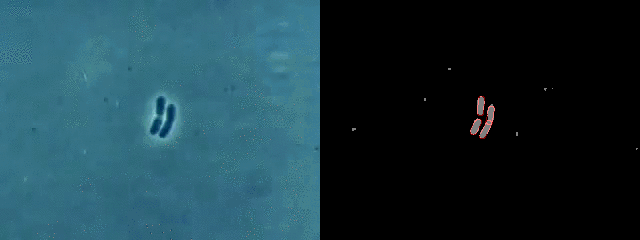
#> input picture bacteria-animation.gif, 640 x 240 px
$ python cell_count.py
#> lines starting #> are read from the running program, lines starting #| are printed output that depends on the picture; after the words box and inside, x2 and y2 are one past the last pixel; in counts of white or black regions, pixels touching at a corner belong together
#!/usr/bin/env python3
"""Automatically count bacteria in the microscopy half of an animated GIF.

The implementation intentionally uses a small, explainable classical computer
vision pipeline and does not inspect the tracking visualization on the right.
"""

from __future__ import annotations

import argparse
import os
import tempfile
from dataclasses import dataclass
from pathlib import Path
from typing import Iterable

os.environ.setdefault(
    "MPLCONFIGDIR", str(Path(tempfile.gettempdir()) / "cell_tracking_matplotlib")
)
import matplotlib

matplotlib.use("Agg")
import matplotlib.pyplot as plt
import numpy as np
from PIL import Image, ImageDraw, ImageFilter, ImageSequence


@dataclass(frozen=True)
class Config:
    """All tunable image-processing parameters in one place."""

    denoise_radius: float = 1.0
    background_radius: float = 10.0
    minimum_contrast_threshold: int = 12
    opening_size: int = 3
    minimum_component_area: int = 20
    maximum_component_area: int = 500
    connectivity: int = 8


@dataclass
class FrameResult:
    crop: np.ndarray
    grayscale: np.ndarray
    denoised: np.ndarray
    contrast: np.ndarray
    mask: np.ndarray
    labels: np.ndarray
    components: list[dict[str, object]]
    threshold: int

    @property
    def count(self) -> int:
        return len(self.components)


def load_gif(path: Path) -> tuple[list[np.ndarray], tuple[int, int]]:
    """Load every GIF frame as RGB and verify the animation is consistent."""
    with Image.open(path) as image:
        if image.format != "GIF" or not getattr(image, "is_animated", False):
            raise ValueError(f"{path} is not an animated GIF")
        original_size = image.size
        expected_shape = (image.height, image.width, 3)
        frames = [
            np.asarray(frame.convert("RGB"), dtype=np.uint8)
            for frame in ImageSequence.Iterator(image)
        ]
        declared_frames = image.n_frames

    if len(frames) != declared_frames:
        raise RuntimeError("Pillow returned a different number of frames than GIF metadata")
    if any(frame.shape != expected_shape for frame in frames):
        raise ValueError("GIF frames do not all have the same dimensions")
    return frames, original_size


def crop_left_half(frame: np.ndarray) -> np.ndarray:
    """Return only the real microscopy image (never the right visualization)."""
    return frame[:, : frame.shape[1] // 2].copy()


def _as_gray(rgb: np.ndarray) -> np.ndarray:
    return np.asarray(Image.fromarray(rgb).convert("L"), dtype=np.uint8)


def preprocess_frame(crop: np.ndarray, config: Config) -> tuple[np.ndarray, ...]:
    """Denoise and remove slow illumination changes using local dark contrast.

    Bacteria are dark rods with bright halos. A broad Gaussian estimates the
    local background; subtracting a lightly smoothed image highlights dark rods
    while suppressing uneven illumination and most GIF compression texture.
    """
    grayscale = _as_gray(crop)
    gray_image = Image.fromarray(grayscale)
    denoised = np.asarray(
        gray_image.filter(ImageFilter.GaussianBlur(config.denoise_radius)),
        dtype=np.float32,
    )
    background = np.asarray(
        gray_image.filter(ImageFilter.GaussianBlur(config.background_radius)),
        dtype=np.float32,
    )
    contrast = np.clip(background - denoised, 0, 255).astype(np.uint8)
    return grayscale, denoised.astype(np.uint8), contrast


def otsu_threshold(image: np.ndarray) -> int:
    """Compute Otsu's global threshold for an 8-bit single-channel image."""
    histogram = np.bincount(image.ravel(), minlength=256).astype(np.float64)
    probabilities = histogram / histogram.sum()
    weights = np.cumsum(probabilities)
    means = np.cumsum(probabilities * np.arange(256))
    total_mean = means[-1]
    denominator = weights * (1.0 - weights)
    score = (total_mean * weights - means) ** 2 / np.maximum(denominator, 1e-12)
    score[(weights <= 0) | (weights >= 1)] = -1
    return int(np.argmax(score))


def _binary_morphology(mask: np.ndarray, operation: str, size: int) -> np.ndarray:
    if size < 1 or size % 2 == 0:
        raise ValueError("Morphology size must be a positive odd integer")
    if operation not in {"erode", "dilate"}:
        raise ValueError(f"Unknown morphology operation: {operation}")
    padding = size // 2
    padded = np.pad(mask, padding, mode="constant", constant_values=False)
    windows = np.lib.stride_tricks.sliding_window_view(padded, (size, size))
    if operation == "erode":
        return windows.all(axis=(-2, -1))
    return windows.any(axis=(-2, -1))


def segment_bacteria(contrast: np.ndarray, config: Config) -> tuple[np.ndarray, int]:
    """Threshold local dark contrast and remove isolated pixel-scale noise."""
    threshold = max(otsu_threshold(contrast), config.minimum_contrast_threshold)
    raw_mask = contrast >= threshold
    eroded = _binary_morphology(raw_mask, "erode", config.opening_size)
    opened = _binary_morphology(eroded, "dilate", config.opening_size)
    return opened, threshold


def connected_components(mask: np.ndarray, connectivity: int = 8) -> list[dict[str, object]]:
    """Find binary connected components without an external CV dependency."""
    if connectivity not in {4, 8}:
        raise ValueError("Connectivity must be 4 or 8")
    height, width = mask.shape
    visited = np.zeros_like(mask, dtype=bool)
    if connectivity == 8:
        neighbors = [
            (dy, dx)
            for dy in (-1, 0, 1)
            for dx in (-1, 0, 1)
            if (dy, dx) != (0, 0)
        ]
    else:
        neighbors = [(-1, 0), (1, 0), (0, -1), (0, 1)]

    components: list[dict[str, object]] = []
    for start_y, start_x in zip(*np.nonzero(mask)):
        if visited[start_y, start_x]:
            continue
        stack = [(int(start_y), int(start_x))]
        visited[start_y, start_x] = True
        pixels: list[tuple[int, int]] = []
        while stack:
            y, x = stack.pop()
            pixels.append((y, x))
            for dy, dx in neighbors:
                next_y, next_x = y + dy, x + dx
                if (
                    0 <= next_y < height
                    and 0 <= next_x < width
                    and mask[next_y, next_x]
                    and not visited[next_y, next_x]
                ):
                    visited[next_y, next_x] = True
                    stack.append((next_y, next_x))

        ys = np.fromiter((pixel[0] for pixel in pixels), dtype=np.int32)
        xs = np.fromiter((pixel[1] for pixel in pixels), dtype=np.int32)
        components.append(
            {
                "area": len(pixels),
                "bbox": (int(xs.min()), int(ys.min()), int(xs.max()), int(ys.max())),
                "pixels": pixels,
            }
        )
    return components


def count_components(
    mask: np.ndarray, config: Config
) -> tuple[np.ndarray, list[dict[str, object]]]:
    """Area-filter components and return a labeled image plus retained objects."""
    all_components = connected_components(mask, config.connectivity)
    retained = [
        component
        for component in all_components
        if config.minimum_component_area
        <= int(component["area"])
        <= config.maximum_component_area
    ]
    labels = np.zeros(mask.shape, dtype=np.int32)
    for label, component in enumerate(retained, start=1):
        for y, x in component["pixels"]:  # type: ignore[union-attr]
            labels[y, x] = label
    return labels, retained


def process_frame(frame: np.ndarray, config: Config) -> FrameResult:
    crop = crop_left_half(frame)
    grayscale, denoised, contrast = preprocess_frame(crop, config)
    mask, threshold = segment_bacteria(contrast, config)
    labels, components = count_components(mask, config)
    return FrameResult(
        crop=crop,
        grayscale=grayscale,
        denoised=denoised,
        contrast=contrast,
        mask=mask,
        labels=labels,
        components=components,
        threshold=threshold,
    )


def process_all_frames(frames: Iterable[np.ndarray], config: Config) -> list[FrameResult]:
    return [process_frame(frame, config) for frame in frames]


def save_counts(counts: list[int], path: Path) -> None:
    """Write exactly one base-10 integer per frame."""
    path.write_text("\n".join(str(count) for count in counts) + "\n", encoding="ascii")


def visualize_detection(result: FrameResult) -> np.ndarray:
    overlay = Image.fromarray(result.crop.copy())
    draw = ImageDraw.Draw(overlay)
    for component in result.components:
        x0, y0, x1, y1 = component["bbox"]  # type: ignore[misc]
        draw.rectangle((x0, y0, x1, y1), outline=(255, 55, 55), width=1)
    draw.rectangle((3, 3, 91, 21), fill=(0, 0, 0))
    draw.text((7, 6), f"count = {result.count}", fill=(255, 255, 0))
    return np.asarray(overlay)


def save_sample_figures(
    results: list[FrameResult], output_dir: Path, sample_indices: dict[str, int]
) -> None:
    for name, index in sample_indices.items():
        result = results[index]
        Image.fromarray(result.crop).save(output_dir / f"frame_{name}.png")

        fig, axes = plt.subplots(1, 4, figsize=(14, 3.4))
        panels = [
            (result.crop, "Microscopy crop", None),
            (result.grayscale, "Grayscale", "gray"),
            (result.mask, f"Binary mask (t={result.threshold})", "gray"),
            (visualize_detection(result), f"Components: {result.count}", None),
        ]
        for axis, (image, title, cmap) in zip(axes, panels):
            axis.imshow(image, cmap=cmap)
            axis.set_title(title)
            axis.axis("off")
        fig.suptitle(f"Frame {index} (zero-based)")
        fig.tight_layout()
        fig.savefig(output_dir / f"frame_{name}_pipeline.png", dpi=180)
        plt.close(fig)


def plot_count_curve(counts: list[int], output_path: Path) -> None:
    frame_numbers = np.arange(len(counts))
    fig, axis = plt.subplots(figsize=(8, 4.5))
    axis.plot(frame_numbers, counts, marker="o", markersize=3, linewidth=1.5)
    axis.set(xlabel="Frame index (zero-based)", ylabel="Estimated bacteria count")
    axis.set_title("Estimated bacteria count over time")
    axis.grid(alpha=0.3)
    fig.tight_layout()
    fig.savefig(output_path, dpi=180)
    plt.close(fig)


def save_anomaly_figure(
    results: list[FrameResult], counts: list[int], output_path: Path, number: int = 5
) -> list[tuple[int, int]]:
    differences = np.diff(counts)
    ranked = sorted(
        ((index + 1, int(change)) for index, change in enumerate(differences)),
        key=lambda item: (-abs(item[1]), item[0]),
    )[: min(number, len(differences))]
    fig, axes = plt.subplots(1, len(ranked), figsize=(3.2 * len(ranked), 3.1))
    axes = np.atleast_1d(axes)
    for axis, (index, change) in zip(axes, ranked):
        axis.imshow(visualize_detection(results[index]))
        axis.set_title(f"frame {index}\nchange {change:+d}")
        axis.axis("off")
    fig.suptitle("Largest adjacent-frame count changes")
    fig.tight_layout()
    fig.savefig(output_path, dpi=180)
    plt.close(fig)
    return ranked


def validate_counts(path: Path, expected_frames: int) -> list[int]:
    text = path.read_text(encoding="ascii")
    lines = text.splitlines()
    if len(lines) != expected_frames:
        raise AssertionError(f"Expected {expected_frames} lines, found {len(lines)}")
    if any(not line.isdigit() for line in lines):
        raise AssertionError("counts.txt contains a blank or non-integer line")
    return [int(line) for line in lines]


def parse_args() -> argparse.Namespace:
    parser = argparse.ArgumentParser(description=__doc__)
    parser.add_argument("--input", type=Path, default=Path("bacteria-animation.gif"))
    parser.add_argument("--output", type=Path, default=Path("counts.txt"))
    parser.add_argument("--figures", type=Path, default=Path("figures"))
    return parser.parse_args()


def main() -> None:
    args = parse_args()
    config = Config()
    frames, original_size = load_gif(args.input)
#> in load_gif, image is the input picture: PIL image 640x240 P; mean R, G, B 27.6, 57.3, 66.8
#> in load_gif, `frames = [ np.asarray(frame.convert("RGB"), dtype=np.uint8) for frame ..`: frames = 40 items
#> in load_gif, `frames = [ np.asarray(frame.convert("RGB"), dtype=np.uint8) for frame ..`:
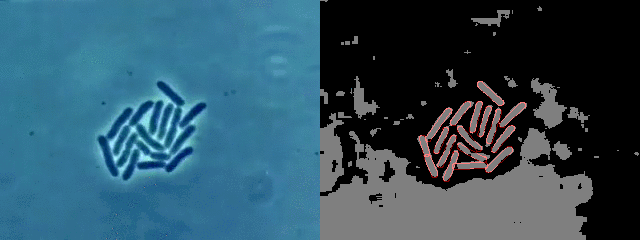
#> image: PIL image 640x240 RGB; mean R, G, B 49, 81.5, 97.5
#> in load_gif, `declared_frames = image.n_frames`: declared_frames = 40
#> frames = 40 items; original_size = (640, 240)
    print(f"number of frames: {len(frames)}")
#| number of frames: 40
    print(f"frame size: {original_size}")
#| frame size: (640, 240)
    print(f"array shape: {frames[0].shape}")
#| array shape: (240, 640, 3)
    print(f"all frame shapes consistent: {all(f.shape == frames[0].shape for f in frames)}")
#| all frame shapes consistent: True

    results = process_all_frames(frames, config)
#> in _as_gray, `return np.asarray(Image.fromarray(rgb).convert("L"), dtype=np.uint8)`:
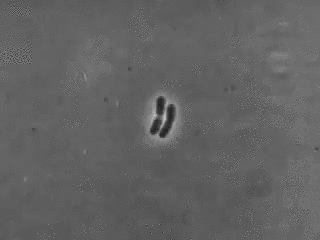
#> returned value: shape (240, 320); min 29, max 194, mean 98
#> in preprocess_frame, `contrast = np.clip(background - denoised, 0, 255).astype(np.uint8)`:
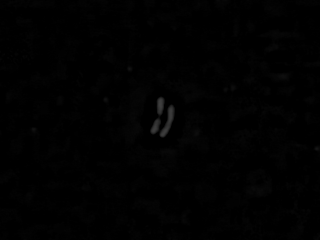
#> contrast: shape (240, 320); min 0, max 63, mean 1.3
#> in otsu_threshold, `histogram = np.bincount(image.ravel(), minlength=256).astype(np.float64)`: histogram = 256 values, max 40234 at index 0, min 0 at index 64, mean 300
#> in otsu_threshold, `probabilities = histogram / histogram.sum()`: probabilities = 256 values, max 0.524 at index 0, min 0 at index 64, mean 0.00391
#> in otsu_threshold, `weights = np.cumsum(probabilities)`: weights = 256 values from 0.524 to 1
#> in otsu_threshold, `means = np.cumsum(probabilities * np.arange(256))`: means = 256 values from 0 to 1.25
#> in otsu_threshold, `total_mean = means[-1]`: total_mean = 1.25
#> in otsu_threshold, `denominator = weights * (1.0 - weights)`: denominator = 256 values, max 0.249 at index 0, min 4.44e-16 at index 63, mean 0.00357
#> in otsu_threshold, `score = (total_mean * weights - means) ** 2 / np.maximum(denominator, ..`: score = 256 values, max 9.33 at index 22, min 4.44e-19 at index 63, mean 1.64
#> in segment_bacteria, `threshold = max(otsu_threshold(contrast), config.minimum_contrast_thre..`: threshold = 22
#> in segment_bacteria, `raw_mask = contrast >= threshold`:
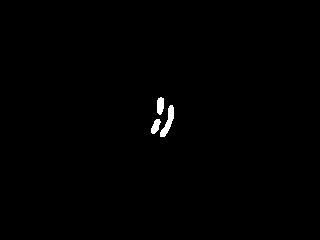
#> raw_mask: shape (240, 320) bool; 0.51% white; 3 white regions, box (x1, y1, x2, y2) and area: (160, 105, 174, 137) 191, (157, 97, 164, 115) 106, (151, 119, 161, 134) 93
#> in _binary_morphology, `padded = np.pad(mask, padding, mode="constant", constant_values=False)`: padded: shape (242, 322) bool; 0.5% white; 3 white regions, box (x1, y1, x2, y2) and area: (161, 106, 175, 138) 191, (158, 98, 165, 116) 106, (152, 120, 162, 135) 93
#> in _binary_morphology, `return windows.all(axis=(-2, -1))`:
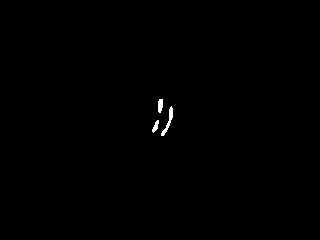
#> returned value: shape (240, 320) bool; 0.27% white; 3 white regions, box (x1, y1, x2, y2) and area: (161, 106, 173, 136) 103, (158, 99, 163, 113) 60, (152, 120, 159, 133) 47
#> in _binary_morphology (call 2), `padded = np.pad(mask, padding, mode="constant", constant_values=False)`: padded: shape (242, 322) bool; 0.27% white; 3 white regions, box (x1, y1, x2, y2) and area: (162, 107, 174, 137) 103, (159, 100, 164, 114) 60, (153, 121, 160, 134) 47
#> in _binary_morphology (call 2), `return windows.any(axis=(-2, -1))`: returned value: shape (240, 320) bool; 0.5% white; 3 white regions, box (x1, y1, x2, y2) and area: (160, 105, 174, 137) 191, (157, 98, 164, 114) 102, (151, 119, 160, 134) 91
#> the loop in connected_components, `for start_y, start_x in zip(*np.nonzero(mask)):` made 384 passes
#> (start_y, start_x) on passes 1 to 3: (98, 158), (98, 159), (98, 160)
#> after the loop in connected_components, `for start_y, start_x in zip(*np.nonzero(mask)):`: components = 3 items
#> the loop in count_components, `for label, component in enumerate(retained, start=1):` made 3 passes
#> after the loop in count_components, `for label, component in enumerate(retained, start=1):`: labels: shape (240, 320) int32; 4 distinct labels, from 0 to 3
#> in segment_bacteria (call 2), `raw_mask = contrast >= threshold`: raw_mask: shape (240, 320) bool; 0.52% white; 5 white regions (2 under 20 px), largest, box (x1, y1, x2, y2) and area: (160, 103, 175, 137) 203, (158, 97, 165, 115) 101, (151, 119, 161, 134) 93
#> in _binary_morphology (call 3), `padded = np.pad(mask, padding, mode="constant", constant_values=False)`: padded: shape (242, 322) bool; 0.52% white; 5 white regions (2 under 20 px), largest, box (x1, y1, x2, y2) and area: (161, 104, 176, 138) 203, (159, 98, 166, 116) 101, (152, 120, 162, 135) 93
#> in _binary_morphology (call 3), `return windows.all(axis=(-2, -1))`: returned value: shape (240, 320) bool; 0.28% white; 3 white regions, box (x1, y1, x2, y2) and area: (161, 105, 174, 136) 110, (159, 98, 164, 113) 56, (152, 120, 160, 133) 47
#> in _binary_morphology (call 4), `padded = np.pad(mask, padding, mode="constant", constant_values=False)`: padded: shape (242, 322) bool; 0.27% white; 3 white regions, box (x1, y1, x2, y2) and area: (162, 106, 175, 137) 110, (160, 99, 165, 114) 56, (153, 121, 161, 134) 47
#> in _binary_morphology (call 4), `return windows.any(axis=(-2, -1))`: returned value: shape (240, 320) bool; 0.51% white; 3 white regions, box (x1, y1, x2, y2) and area: (160, 104, 175, 137) 202, (158, 97, 165, 114) 100, (151, 119, 161, 134) 93
#> the loop in connected_components (call 2), `for start_y, start_x in zip(*np.nonzero(mask)):` made 395 passes
#> (start_y, start_x) on passes 1 to 3: (97, 160), (97, 161), (97, 162)
#> the loop in count_components (call 2), `for label, component in enumerate(retained, start=1):` made 3 passes
#> after the loop in count_components (call 2), `for label, component in enumerate(retained, start=1):`: labels: shape (240, 320) int32; 4 distinct labels, from 0 to 3
#> in crop_left_half (call 3), `return frame[:, : frame.shape[1] // 2].copy()`:
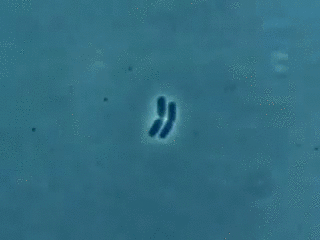
#> returned value: shape (240, 320, 3); mean of channels 0, 1, 2 49.9, 109.4, 128.7; drawn as R, G, B
#> in segment_bacteria (call 3), `raw_mask = contrast >= threshold`: raw_mask: shape (240, 320) bool; 0.58% white; 6 white regions (3 under 20 px), largest, box (x1, y1, x2, y2) and area: (160, 103, 175, 138) 203, (157, 97, 165, 116) 114, (149, 120, 161, 136) 111
#> in _binary_morphology (call 5), `padded = np.pad(mask, padding, mode="constant", constant_values=False)`: padded: shape (242, 322) bool; 0.57% white; 6 white regions (3 under 20 px), largest, box (x1, y1, x2, y2) and area: (161, 104, 176, 139) 203, (158, 98, 166, 117) 114, (150, 121, 162, 137) 111
#> in _binary_morphology (call 5), `return windows.all(axis=(-2, -1))`:
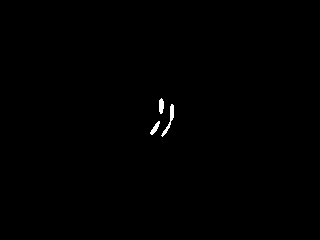
#> returned value: shape (240, 320) bool; 0.3% white; 3 white regions, box (x1, y1, x2, y2) and area: (161, 104, 174, 137) 107, (159, 98, 164, 114) 65, (150, 121, 160, 135) 59
#> in _binary_morphology (call 6), `padded = np.pad(mask, padding, mode="constant", constant_values=False)`: padded: shape (242, 322) bool; 0.3% white; 3 white regions, box (x1, y1, x2, y2) and area: (162, 105, 175, 138) 107, (160, 99, 165, 115) 65, (151, 122, 161, 136) 59
#> in _binary_morphology (call 6), `return windows.any(axis=(-2, -1))`: returned value: shape (240, 320) bool; 0.55% white; 3 white regions, box (x1, y1, x2, y2) and area: (160, 103, 175, 138) 203, (158, 97, 165, 115) 111, (149, 120, 161, 136) 111
#> after the loop in count_components (call 3), `for label, component in enumerate(retained, start=1):`: labels: shape (240, 320) int32; 4 distinct labels, from 0 to 3
#> in segment_bacteria (call 4), `raw_mask = contrast >= threshold`: raw_mask: shape (240, 320) bool; 0.58% white; 5 white regions (2 under 20 px), largest, box (x1, y1, x2, y2) and area: (160, 101, 176, 138) 211, (148, 120, 161, 137) 119, (158, 97, 165, 116) 105
#> results = 40 items
    counts = [result.count for result in results]
#> counts = 40 values, max 19 at index 39, min 3 at index 0, mean 8.4
    assert len(counts) == len(frames)

    args.figures.mkdir(parents=True, exist_ok=True)
    args.output.parent.mkdir(parents=True, exist_ok=True)
    save_counts(counts, args.output)
    validated_counts = validate_counts(args.output, len(frames))
#> (reads counts.txt from the repository)
#> validated_counts has the same summary as counts

    sample_indices = {"first": 0, "middle": len(frames) // 2, "last": len(frames) - 1}
#> sample_indices = {'first': 0, 'middle': 20, 'last': 39}
    save_sample_figures(results, args.figures, sample_indices)
#> the loop in save_sample_figures, `for name, index in sample_indices.items():` made 3 passes
#> (name, index) on passes 1 to 3: ('first', 0), ('middle', 20), ('last', 39)
    plot_count_curve(counts, args.figures / "count_over_time.png")
#> in plot_count_curve, `frame_numbers = np.arange(len(counts))`: frame_numbers = 40 values from 0 to 39
    anomalies = save_anomaly_figure(
        results, counts, args.figures / "largest_count_changes.png"
    )
#> in save_anomaly_figure, `differences = np.diff(counts)`: differences = 39 values, max 3 at index 38, min -1 at index 11, mean 0.41
#> in save_anomaly_figure, `ranked = sorted( ((index + 1, int(change)) for index, change in enumer..`: ranked = [(39, 3), (32, 2), (5, 1), (11, 1), (12, -1)]
#> the loop in save_anomaly_figure, `for axis, (index, change) in zip(axes, ranked):` made 5 passes
#> anomalies = [(39, 3), (32, 2), (5, 1), (11, 1), (12, -1)]

    print(f"counts: {validated_counts}")
#| counts: [3, 3, 3, 3, 3, 4, 4, 4, 4, 4, 4, 5, 4, 4, 5, 5, 6, 7, 7, 7, 8, 8, 8, 8, 8, 9, 9, 10, 11, 12, 13, 13, 15, 15, 16, 16, 16, 17, 16, 19]
    print(f"counts.txt lines: {len(validated_counts)}")
#| counts.txt lines: 40
    print(f"minimum / maximum count: {min(counts)} / {max(counts)}")
#| minimum / maximum count: 3 / 19
    print("largest adjacent changes (destination frame, change):")
    for frame_index, change in anomalies:
        print(f"  frame {frame_index} (line {frame_index + 1}): {change:+d}")
#> this loop made 5 passes
#|   frame 39 (line 40): +3
#|   frame 32 (line 33): +2
#|   frame 5 (line 6): +1
#|   frame 11 (line 12): +1
#|   frame 12 (line 13): -1
    print(f"figures directory: {args.figures.resolve()}")


if __name__ == "__main__":
    main()
